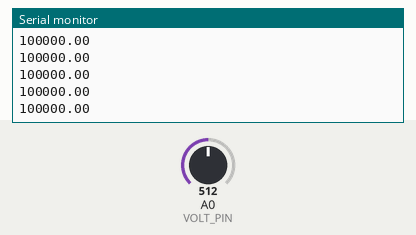
Simulated run of this sketch. Board: Arduino Uno, built with avr-gcc and run on an emulated ATmega328P. Shown: the last lines printed to the serial monitor. The test bench sets the inputs (shaded band); at power-on: A0 (VOLT_PIN) = 512.

Above: at 1.2 s.
1.3 s: A0 (VOLT_PIN) set to 716
At 1.45 s:
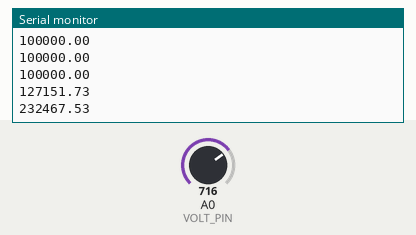
2.8 s: A0 (VOLT_PIN) set to 900
At 2.9 s:
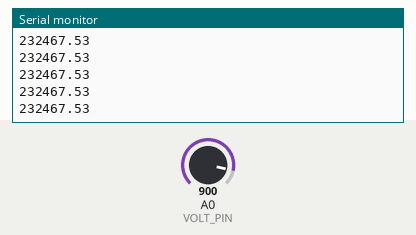
Timing chart, 0 to 5.8 s (numbered marks = the images above; inputs shaded):
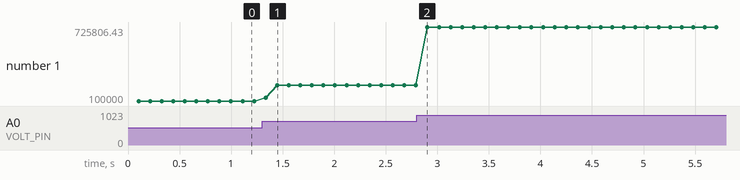

Measured:
- after the input at 1.3 s, the serial monitor: prints a new line at once (image 1)
- plotted number 1: 100000 → 232467.53 after the input at 1.3 s, 232467.53 → 725806.43 after the input at 2.8 s

The sketch:

measure_resistance.ino
```cpp
const int VOLT_PIN = A0;
float R = 100000;
float voltages = 0;

void setup()
{
    Serial.begin(9600);
}

void loop()
{
    for(int i=0; i < 10; i++){
      voltages += float(analogRead(VOLT_PIN)) * 5 / 1024;
      delay(10);
    }
    float voltage = voltages / 10;
    float resistance = voltage * R / (5 - voltage + 0.00000001);
    Serial.println(resistance);
    voltages = 0;
    delay(10);
}
```
